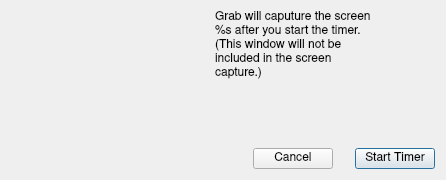
<?xml version="1.0" encoding="UTF-8"?>
<ui version="4.0">
 <class>TimedScreenGrabDialog</class>
 <widget class="QDialog" name="TimedScreenGrabDialog">
  <property name="windowModality">
   <enum>Qt::WindowModal</enum>
  </property>
  <property name="geometry">
   <rect>
    <x>0</x>
    <y>0</y>
    <width>446</width>
    <height>180</height>
   </rect>
  </property>
  <property name="focusPolicy">
   <enum>Qt::NoFocus</enum>
  </property>
  <property name="windowTitle">
   <string>Timed Screen Grab</string>
  </property>
  <property name="modal">
   <bool>true</bool>
  </property>
  <layout class="QVBoxLayout" name="verticalLayout">
   <item>
    <layout class="QVBoxLayout" name="MainVbox" stretch="0,0,0">
     <property name="spacing">
      <number>12</number>
     </property>
     <property name="sizeConstraint">
      <enum>QLayout::SetNoConstraint</enum>
     </property>
     <property name="leftMargin">
      <number>0</number>
     </property>
     <property name="topMargin">
      <number>0</number>
     </property>
     <property name="rightMargin">
      <number>0</number>
     </property>
     <property name="bottomMargin">
      <number>0</number>
     </property>
     <item>
      <layout class="QHBoxLayout" name="horizontalLayout_2" stretch="0,0,0,0,0">
       <property name="spacing">
        <number>12</number>
       </property>
       <property name="sizeConstraint">
        <enum>QLayout::SetDefaultConstraint</enum>
       </property>
       <property name="topMargin">
        <number>0</number>
       </property>
       <item>
        <spacer name="horizontalSpacer_2">
         <property name="orientation">
          <enum>Qt::Horizontal</enum>
         </property>
         <property name="sizeHint" stdset="0">
          <size>
           <width>0</width>
           <height>20</height>
          </size>
         </property>
        </spacer>
       </item>
       <item alignment="Qt::AlignLeft">
        <widget class="QLabel" name="icon">
         <property name="sizePolicy">
          <sizepolicy hsizetype="Preferred" vsizetype="Preferred">
           <horstretch>0</horstretch>
           <verstretch>0</verstretch>
          </sizepolicy>
         </property>
         <property name="minimumSize">
          <size>
           <width>64</width>
           <height>64</height>
          </size>
         </property>
         <property name="maximumSize">
          <size>
           <width>64</width>
           <height>64</height>
          </size>
         </property>
         <property name="text">
          <string/>
         </property>
         <property name="pixmap">
          <pixmap>../../../../../../Processes.app/Resources/Processes.png</pixmap>
         </property>
         <property name="scaledContents">
          <bool>true</bool>
         </property>
        </widget>
       </item>
       <item>
        <spacer name="horizontalSpacer_4">
         <property name="orientation">
          <enum>Qt::Horizontal</enum>
         </property>
         <property name="sizeHint" stdset="0">
          <size>
           <width>0</width>
           <height>20</height>
          </size>
         </property>
        </spacer>
       </item>
       <item>
        <layout class="QVBoxLayout" name="verticalLayout_2">
         <property name="spacing">
          <number>0</number>
         </property>
         <item>
          <widget class="QLabel" name="Label">
           <property name="font">
            <font>
             <family>Nimbus Sans</family>
            </font>
           </property>
           <property name="text">
            <string>Grab will caputure the screen %s after you start the timer. (This window will not be included in the screen capture.)</string>
           </property>
           <property name="alignment">
            <set>Qt::AlignLeading|Qt::AlignLeft|Qt::AlignTop</set>
           </property>
           <property name="wordWrap">
            <bool>true</bool>
           </property>
          </widget>
         </item>
        </layout>
       </item>
       <item>
        <spacer name="horizontalSpacer_3">
         <property name="orientation">
          <enum>Qt::Horizontal</enum>
         </property>
         <property name="sizeHint" stdset="0">
          <size>
           <width>0</width>
           <height>20</height>
          </size>
         </property>
        </spacer>
       </item>
      </layout>
     </item>
     <item>
      <spacer name="verticalSpacer">
       <property name="orientation">
        <enum>Qt::Vertical</enum>
       </property>
       <property name="sizeType">
        <enum>QSizePolicy::MinimumExpanding</enum>
       </property>
       <property name="sizeHint" stdset="0">
        <size>
         <width>20</width>
         <height>0</height>
        </size>
       </property>
      </spacer>
     </item>
     <item>
      <layout class="QHBoxLayout" name="horizontalLayout" stretch="0,0,0">
       <property name="spacing">
        <number>22</number>
       </property>
       <property name="sizeConstraint">
        <enum>QLayout::SetDefaultConstraint</enum>
       </property>
       <item>
        <spacer name="horizontalSpacer">
         <property name="orientation">
          <enum>Qt::Horizontal</enum>
         </property>
         <property name="sizeHint" stdset="0">
          <size>
           <width>0</width>
           <height>20</height>
          </size>
         </property>
        </spacer>
       </item>
       <item>
        <widget class="QPushButton" name="button_cancel">
         <property name="sizePolicy">
          <sizepolicy hsizetype="Minimum" vsizetype="Fixed">
           <horstretch>0</horstretch>
           <verstretch>0</verstretch>
          </sizepolicy>
         </property>
         <property name="font">
          <font>
           <family>Nimbus Sans</family>
          </font>
         </property>
         <property name="text">
          <string>Cancel</string>
         </property>
        </widget>
       </item>
       <item>
        <widget class="QPushButton" name="button_start_timer">
         <property name="sizePolicy">
          <sizepolicy hsizetype="Minimum" vsizetype="Fixed">
           <horstretch>0</horstretch>
           <verstretch>0</verstretch>
          </sizepolicy>
         </property>
         <property name="font">
          <font>
           <family>Nimbus Sans</family>
          </font>
         </property>
         <property name="text">
          <string>Start Timer</string>
         </property>
         <property name="default">
          <bool>true</bool>
         </property>
        </widget>
       </item>
      </layout>
     </item>
    </layout>
   </item>
  </layout>
 </widget>
 <resources/>
 <connections/>
</ui>
